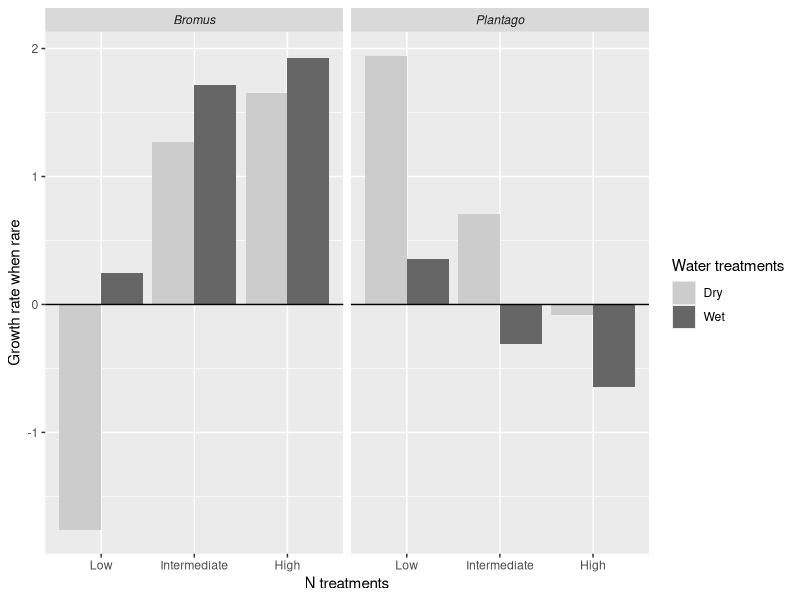

Write the R code that produced this figure. (Note: this script raises an error after producing the figure.)
library(tidyverse)
library(gridExtra)
dat <- read.csv("parameters.csv")

## Data manipulation
model.dat <- dat 
colnames(model.dat)[1] <- "species"
model.dat$species[which(model.dat$species == "Laya")] <- "Layia"
model.dat <- model.dat%>%
  pivot_longer(hi.water.hi.N:lo.water.lo.N, names_to ="treatment", values_to="values") %>%
  spread(param, values) 
colnames(model.dat)[2] <- "treatments"
model.dat[is.na(model.dat)] <- 0

## Set germination and survival fractions from the literature
ps <- .75 # lauren guess
pg <- .92 # gulmon
bs <- .013 # lauren guess
bg <- .98 # gulmon
fs <- .013
fg <- .83
ls <- .15
lg <- .32

###################################
####### Bromus and Plantago #######
###################################

### RUN THE MODELS FOR EACH SPECIES AT EQUILIBRIUM OR INVADING FOR A CONSISTENT CONDITION ###

### CREATE A FUNCTION THAT RUNS THE MODEL
# new growth function

growth = function(N, par.dat, t.num){
  for (i in 1:(t.num-1)){
    N$Nb[i+1] = bs*(1-bg)*N$Nb[i]  + bg*N$Nb[i]*(par.dat$Blambda[i]/(1 + par.dat$BaiP[i]*pg*N$Np[i] + par.dat$BaiB*bg*N$Nb[i]))
    
    N$Np[i+1] = ps*(1-pg)*N$Np[i] + pg*N$Np[i]*(par.dat$Plambda[i]/(1 + par.dat$PaiP[i]*pg*N$Np[i] + par.dat$PaiB[i]*bg*N$Nb[i]))
    
  }
  return(N)
}


### CREATE A FUNCTION THAT CALCULATES POPULATION CHANGE OVER TIME AND GRWR ####

grwr = function(par.dat, t.num) {
  N1 = as.data.frame(matrix(NA, nrow=t.num, ncol=2))
  colnames(N1) = c("Nb", "Np")
  N1[1,] = c(1,0)
  Bequil <- growth(N1, par.dat, t.num)
  
  N2 = as.data.frame(matrix(NA, nrow=t.num, ncol=2))
  colnames(N2) = c("Nb", "Np")
  N2[1,] = c(0,1)
  Pequil <- growth(N2, par.dat, t.num)
  
  N3 = as.data.frame(matrix(NA, nrow=t.num, ncol=2))
  colnames(N3) = c("Nb", "Np")
  N3[1,] = c(Bequil[t.num, 1],1)
  Pinvade <- growth(N3, par.dat, t.num)
  Pgrwr <- Pinvade[2,2]/Pinvade[1,2]
  Bgrwc <- Pinvade[2,1]/Pinvade[1,1]
  Pinvade$invader <- "Plantago"
  Pinvade$grwr <- Pgrwr
  Pinvade$time <- as.numeric(row.names(Pinvade))
  Pinvade$Cgrwc <- Bgrwc
  
  N4 = as.data.frame(matrix(NA, nrow=t.num, ncol=2))
  colnames(N4) = c("Nb", "Np")
  N4[1,] = c(1, Pequil[t.num, 2])
  Binvade <- growth(N4, par.dat, t.num)
  
  Bgrwr <- Binvade[2,1]/Binvade[1,1]
  Pgrwc <- Binvade[2,2]/Binvade[1,2]
  
  Binvade$invader <- "Bromus"
  Binvade$grwr <- Bgrwr
  Binvade$time <- as.numeric(row.names(Binvade))
  Binvade$Cgrwc <- Pgrwc
  
  
  out <- rbind(Binvade, Pinvade) 
  
  return(out)
}  


### CREATE A FUNCTION THAT SETS CONSISTENT PARAMETERS ACROSS TIMESTEPS ####
consistent.par <- function(model.dat, j.num, t.num){
  par = as.data.frame(matrix(NA, nrow=t, ncol=6))
  colnames(par) = c("Blambda", "BaiP", "BaiB", "Plambda", "PaiP", "PaiB")
  trtselect = rep(j.num, t.num)
  
  for (i in 1:(t.num)){
    myparams <- subset(model.dat, treatments == treatments[trtselect[i]])
    par$Blambda[i] <- as.numeric(subset(myparams, species == "Bromus")[7])
    par$BaiP[i] <- as.numeric(subset(myparams, species == "Bromus")[6])
    par$BaiB[i] <- as.numeric(subset(myparams, species == "Bromus")[3])
    par$Plambda[i] <- as.numeric(subset(myparams, species == "Plantago")[7])
    par$PaiP[i] <- as.numeric(subset(myparams, species == "Plantago")[6])
    par$PaiB[i] <- as.numeric(subset(myparams, species == "Plantago")[3])
  }
  return(par)
}


### Run the model for the consistent environment ###
t = 100

hi_hi <- consistent.par(model.dat, 1, t)
hi_int <- consistent.par(model.dat, 2, t)
hi_lo <- consistent.par(model.dat, 3, t)
lo_hi <- consistent.par(model.dat, 4, t)
lo_int <- consistent.par(model.dat, 5, t)
lo_lo <- consistent.par(model.dat, 6, t)

hi_hi_grwr <- grwr(hi_hi, t) %>%
  mutate(treatment = "hi.water.hi.N")
hi_int_grwr <- grwr(hi_int, t) %>%
  mutate(treatment = "hi.water.int.N")
hi_lo_grwr <- grwr(hi_lo, t) %>%
  mutate(treatment = "hi.water.lo.N")

lo_hi_grwr <- grwr(lo_hi, t) %>%
  mutate(treatment = "lo.water.hi.N")
lo_int_grwr <- grwr(lo_int, t) %>%
  mutate(treatment = "lo.water.int.N")
lo_lo_grwr <- grwr(lo_lo, t) %>%
  mutate(treatment = "lo.water.lo.N")

consistent.out <- rbind(hi_hi_grwr, hi_int_grwr, hi_lo_grwr, lo_hi_grwr, lo_int_grwr, lo_lo_grwr) %>%
  mutate(treatment = as.factor(treatment))

consistent.grwr.out <- consistent.out %>%
  dplyr::select(invader, grwr, treatment, Cgrwc) %>%
  unique()  %>%
  mutate(grwrChesson = log(grwr)-log(Cgrwc)) %>%
  separate(treatment, c("water", "delete", "N", "delete2"))

## GRWR graph
consistent.grwr.out$N <- factor(consistent.grwr.out$N, levels = c("lo","int","hi"))
consistent.grwr.out$water <- factor(consistent.grwr.out$water, levels = c("lo","hi"))

ggplot(consistent.grwr.out, aes(x=N, y=grwrChesson, fill = water)) + 
  geom_bar(stat="identity", position = "dodge") + 
  facet_wrap(~invader) +
  ylab("Growth rate when rare") + xlab("N treatments") +
  scale_x_discrete(labels = c("Low","Intermediate","High")) +
  scale_fill_manual(name="Water treatments", labels = c("Dry","Wet"), 
                    values=c("grey80","grey40")) +
  theme(strip.text = element_text(face = "italic")) +
  geom_hline(yintercept = 0)

## Equilibrium graph
# Data manipulation
consistent.out <- rbind(hi_hi_grwr, hi_int_grwr, hi_lo_grwr, lo_hi_grwr, lo_int_grwr, lo_lo_grwr) %>%
  mutate(treatment = as.factor(treatment)) %>%
  separate(treatment, c("water", "delete", "N", "delete2")) %>%
  select(-delete,-delete2) %>%
  pivot_longer(c("Nb","Np"),names_to="species",values_to = "abundance")

consistent.out$N <- factor(consistent.out$N, levels = c("lo","int","hi"))
consistent.out$water <- factor(consistent.out$water, levels = c("lo","hi"))
consistent.out$invader <- factor(consistent.out$invader, levels = c("Bromus","Plantago"))
consistent.out$species <- factor(consistent.out$species, levels = c("Np","Nb"))
cond.labs <- c("*Plantago* starting condition","*Bromus* starting condition")
names(cond.labs) <- c("Bromus","Plantago")
N.labs<- c("Low N","Intermediate N","High N")
names(N.labs) <- c("lo","int","hi")

# Graph
ggplot(consistent.out,aes(time,abundance,group=interaction(species,water))) + 
  geom_line(aes(color=water,linetype=species),size=1) + 
  facet_grid(invader~N,labeller = labeller(invader = cond.labs,N=N.labs)) +
  scale_linetype_discrete(name = "Species", labels = c("*Plantago*","*Bromus*")) +
  scale_color_manual(name = "Water treatments",labels=c("Dry","Wet"),
                       values=c("grey80","grey40")) +
  xlab("Year") + ylab(expression(Count~(individuals~per~100~cm^{"2"}))) +
  theme(legend.text = element_markdown(),strip.text.y = element_markdown()) 

###################################
####### Bromus and Festuca ########
###################################

### RUN THE MODELS FOR EACH SPECIES AT EQUILIBRIUM OR INVADING FOR A CONSISTENT CONDITION ###

### CREATE A FUNCTION THAT RUNS THE MODEL
# new growth function

growth = function(N, par.dat, t.num){
  for (i in 1:(t.num-1)){
    N$Nb[i+1] = bs*(1-bg)*N$Nb[i]  + bg*N$Nb[i]*(par.dat$Blambda[i]/(1 + par.dat$BaiF[i]*fg*N$Nf[i] + par.dat$BaiB*bg*N$Nb[i]))
    
    N$Nf[i+1] = fs*(1-fg)*N$Nf[i] + fg*N$Nf[i]*(par.dat$Flambda[i]/(1 + par.dat$FaiF[i]*fg*N$Nf[i] + par.dat$FaiB[i]*bg*N$Nb[i]))
    
  }
  return(N)
}


### CREATE A FUNCTION THAT CALCULATES POPULATION CHANGE OVER TIME AND GRWR ####

grwr = function(par.dat, t.num) {
  N1 = as.data.frame(matrix(NA, nrow=t.num, ncol=2))
  colnames(N1) = c("Nb", "Nf")
  N1[1,] = c(1,0)
  Bequil <- growth(N1, par.dat, t.num)
  
  N2 = as.data.frame(matrix(NA, nrow=t.num, ncol=2))
  colnames(N2) = c("Nb", "Nf")
  N2[1,] = c(0,1)
  Fequil <- growth(N2, par.dat, t.num)
  
  N3 = as.data.frame(matrix(NA, nrow=t.num, ncol=2))
  colnames(N3) = c("Nb", "Nf")
  N3[1,] = c(Bequil[t.num, 1],1)
  Finvade <- growth(N3, par.dat, t.num)
  Fgrwr <- Finvade[2,2]/Finvade[1,2]
  Bgrwc <- Finvade[2,1]/Finvade[1,1]
  Finvade$invader <- "Festuca"
  Finvade$grwr <- Fgrwr
  Finvade$time <- as.numeric(row.names(Finvade))
  Finvade$Cgrwc <- Bgrwc
  
  N4 = as.data.frame(matrix(NA, nrow=t.num, ncol=2))
  colnames(N4) = c("Nb", "Nf")
  N4[1,] = c(1, Fequil[t.num, 2])
  Binvade <- growth(N4, par.dat, t.num)
  
  Bgrwr <- Binvade[2,1]/Binvade[1,1]
  Fgrwc <- Binvade[2,2]/Binvade[1,2]
  
  Binvade$invader <- "Bromus"
  Binvade$grwr <- Bgrwr
  Binvade$time <- as.numeric(row.names(Binvade))
  Binvade$Cgrwc <- Fgrwc
  
  
  out <- rbind(Binvade, Finvade) 
  
  return(out)
}  


### CREATE A FUNCTION THAT SETS CONSISTENT PARAMETERS ACROSS TIMESTEPS ####
consistent.par <- function(model.dat, j.num, t.num){
  par = as.data.frame(matrix(NA, nrow=t, ncol=6))
  colnames(par) = c("Blambda", "BaiP", "BaiB", "Flambda", "FaiF", "FaiB")
  trtselect = rep(j.num, t.num)
  
  for (i in 1:(t.num)){
    myparams <- subset(model.dat, treatments == treatments[trtselect[i]])
    par$Blambda[i] <- as.numeric(subset(myparams, species == "Bromus")[7])
    par$BaiF[i] <- as.numeric(subset(myparams, species == "Bromus")[4])
    par$BaiB[i] <- as.numeric(subset(myparams, species == "Bromus")[3])
    par$Flambda[i] <- as.numeric(subset(myparams, species == "Festuca")[7])
    par$FaiF[i] <- as.numeric(subset(myparams, species == "Festuca")[4])
    par$FaiB[i] <- as.numeric(subset(myparams, species == "Festuca")[3])
  }
  return(par)
}


### Run the model for the consistent environment ###
t = 100

hi_hi <- consistent.par(model.dat, 1, t)
hi_int <- consistent.par(model.dat, 2, t)
hi_lo <- consistent.par(model.dat, 3, t)
lo_hi <- consistent.par(model.dat, 4, t)
lo_int <- consistent.par(model.dat, 5, t)
lo_lo <- consistent.par(model.dat, 6, t)

hi_hi_grwr <- grwr(hi_hi, t) %>%
  mutate(treatment = "hi.water.hi.N")
hi_int_grwr <- grwr(hi_int, t) %>%
  mutate(treatment = "hi.water.int.N")
hi_lo_grwr <- grwr(hi_lo, t) %>%
  mutate(treatment = "hi.water.lo.N")

lo_hi_grwr <- grwr(lo_hi, t) %>%
  mutate(treatment = "lo.water.hi.N")
lo_int_grwr <- grwr(lo_int, t) %>%
  mutate(treatment = "lo.water.int.N")
lo_lo_grwr <- grwr(lo_lo, t) %>%
  mutate(treatment = "lo.water.lo.N")

consistent.out <- rbind(hi_hi_grwr, hi_int_grwr, hi_lo_grwr, lo_hi_grwr, lo_int_grwr, lo_lo_grwr) %>%
  mutate(treatment = as.factor(treatment))


consistent.grwr.out <- consistent.out %>%
  dplyr::select(invader, grwr, treatment, Cgrwc) %>%
  unique()  %>%
  mutate(grwrChesson = log(grwr)-log(Cgrwc)) %>%
  separate(treatment, c("water", "delete", "N", "delete2"))

## GRWR graph
consistent.grwr.out$N <- factor(consistent.grwr.out$N, levels = c("lo","int","hi"))
consistent.grwr.out$water <- factor(consistent.grwr.out$water, levels = c("lo","hi"))

ggplot(consistent.grwr.out, aes(x=N, y=grwrChesson, fill = water)) + 
  geom_bar(stat="identity", position = "dodge") + 
  facet_wrap(~invader) +
  ylab("Growth rate when rare") + xlab("N treatments") +
  scale_x_discrete(labels = c("Low","Intermediate","High")) +
  scale_fill_manual(name="Water treatments", labels = c("Dry","Wet"), 
                    values=c("grey80","grey40")) +
  theme(strip.text = element_text(face = "italic")) +
  geom_hline(yintercept = 0)

## Equilibrium graph
# Data manipulation
consistent.out <- rbind(hi_hi_grwr, hi_int_grwr, hi_lo_grwr, lo_hi_grwr, lo_int_grwr, lo_lo_grwr) %>%
  mutate(treatment = as.factor(treatment)) %>%
  separate(treatment, c("water", "delete", "N", "delete2")) %>%
  select(-delete,-delete2) %>%
  pivot_longer(c("Nf","Nb"),names_to="species",values_to = "abundance")

consistent.out$N <- factor(consistent.out$N, levels = c("lo","int","hi"))
consistent.out$water <- factor(consistent.out$water, levels = c("lo","hi"))
consistent.out$invader <- factor(consistent.out$invader, levels = c("Bromus","Festuca"))
consistent.out$species <- factor(consistent.out$species, levels = c("Nf","Nb"))
cond.labs <- c("*Festuca* starting condition","*Bromus* starting condition")
names(cond.labs) <- c("Bromus","Festuca")
N.labs<- c("Low N","Intermediate N","High N")
names(N.labs) <- c("lo","int","hi")

# Graph
ggplot(consistent.out,aes(time,abundance,group=interaction(species,water))) + 
  geom_line(aes(color=water,linetype=species),size=1) + 
  facet_grid(invader~N,labeller = labeller(invader = cond.labs,N=N.labs)) +
  scale_linetype_discrete(name = "Species", labels = c("*Festuca*","*Bromus*")) +
  scale_color_manual(name = "Water treatments",labels=c("Dry","Wet"),
                     values=c("grey80","grey40")) +
  xlab("Year") + ylab(expression(Count~(individuals~per~100~cm^{"2"}))) +
  theme(legend.text = element_markdown(),strip.text.y = element_markdown())


###################################
####### Bromus and Layia ##########
###################################

### RUN THE MODELS FOR EACH SPECIES AT EQUILIBRIUM OR INVADING FOR A CONSISTENT CONDITION ###

### CREATE A FUNCTION THAT RUNS THE MODEL
# new growth function

growth = function(N, par.dat, t.num){
  for (i in 1:(t.num-1)){
    N$Nb[i+1] = bs*(1-bg)*N$Nb[i]  + bg*N$Nb[i]*(par.dat$Blambda[i]/(1 + par.dat$BaiL[i]*lg*N$Nl[i] + par.dat$BaiB*bg*N$Nb[i]))
    
    N$Nl[i+1] = ls*(1-lg)*N$Nl[i] + lg*N$Nl[i]*(par.dat$Llambda[i]/(1 + par.dat$LaiL[i]*lg*N$Nl[i] + par.dat$LaiB[i]*bg*N$Nb[i]))
    
  }
  return(N)
}


### CREATE A FUNCTION THAT CALCULATES POPULATION CHANGE OVER TIME AND GRWR ####

grwr = function(par.dat, t.num) {
  N1 = as.data.frame(matrix(NA, nrow=t.num, ncol=2))
  colnames(N1) = c("Nb", "Nl")
  N1[1,] = c(1,0)
  Bequil <- growth(N1, par.dat, t.num)
  
  N2 = as.data.frame(matrix(NA, nrow=t.num, ncol=2))
  colnames(N2) = c("Nb", "Nl")
  N2[1,] = c(0,1)
  Lequil <- growth(N2, par.dat, t.num)
  
  N3 = as.data.frame(matrix(NA, nrow=t.num, ncol=2))
  colnames(N3) = c("Nb", "Nl")
  N3[1,] = c(Bequil[t.num, 1],1)
  Linvade <- growth(N3, par.dat, t.num)
  Lgrwr <- Linvade[2,2]/Linvade[1,2]
  Bgrwc <- Linvade[2,1]/Linvade[1,1]
  Linvade$invader <- "Layia"
  Linvade$grwr <- Lgrwr
  Linvade$time <- as.numeric(row.names(Linvade))
  Linvade$Cgrwc <- Bgrwc
  
  N4 = as.data.frame(matrix(NA, nrow=t.num, ncol=2))
  colnames(N4) = c("Nb", "Nl")
  N4[1,] = c(1, Lequil[t.num, 2])
  Binvade <- growth(N4, par.dat, t.num)
  
  Bgrwr <- Binvade[2,1]/Binvade[1,1]
  Lgrwc <- Binvade[2,2]/Binvade[1,2]
  
  Binvade$invader <- "Bromus"
  Binvade$grwr <- Bgrwr
  Binvade$time <- as.numeric(row.names(Binvade))
  Binvade$Cgrwc <- Lgrwc
  
  
  out <- rbind(Binvade, Linvade) 
  
  return(out)
}  


### CREATE A FUNCTION THAT SETS CONSISTENT PARAMETERS ACROSS TIMESTEPS ####
consistent.par <- function(model.dat, j.num, t.num){
  par = as.data.frame(matrix(NA, nrow=t, ncol=6))
  colnames(par) = c("Blambda", "BaiL", "BaiB", "Llambda", "LaiL", "LaiB")
  trtselect = rep(j.num, t.num)
  
  for (i in 1:(t.num)){
    myparams <- subset(model.dat, treatments == treatments[trtselect[i]])
    par$Blambda[i] <- as.numeric(subset(myparams, species == "Bromus")[7])
    par$BaiL[i] <- as.numeric(subset(myparams, species == "Bromus")[5])
    par$BaiB[i] <- as.numeric(subset(myparams, species == "Bromus")[3])
    par$Llambda[i] <- as.numeric(subset(myparams, species == "Layia")[7])
    par$LaiL[i] <- as.numeric(subset(myparams, species == "Layia")[5])
    par$LaiB[i] <- as.numeric(subset(myparams, species == "Layia")[3])
  }
  return(par)
}


### Run the model for the consistent environment ###
t = 100

hi_hi <- consistent.par(model.dat, 1, t)
hi_int <- consistent.par(model.dat, 2, t)
hi_lo <- consistent.par(model.dat, 3, t)
lo_hi <- consistent.par(model.dat, 4, t)
lo_int <- consistent.par(model.dat, 5, t)
lo_lo <- consistent.par(model.dat, 6, t)

hi_hi_grwr <- grwr(hi_hi, t) %>%
  mutate(treatment = "hi.water.hi.N")
hi_int_grwr <- grwr(hi_int, t) %>%
  mutate(treatment = "hi.water.int.N")
hi_lo_grwr <- grwr(hi_lo, t) %>%
  mutate(treatment = "hi.water.lo.N")

lo_hi_grwr <- grwr(lo_hi, t) %>%
  mutate(treatment = "lo.water.hi.N")
lo_int_grwr <- grwr(lo_int, t) %>%
  mutate(treatment = "lo.water.int.N")
lo_lo_grwr <- grwr(lo_lo, t) %>%
  mutate(treatment = "lo.water.lo.N")

consistent.out <- rbind(hi_hi_grwr, hi_int_grwr, hi_lo_grwr, lo_hi_grwr, lo_int_grwr, lo_lo_grwr) %>%
  mutate(treatment = as.factor(treatment))


consistent.grwr.out <- consistent.out %>%
  dplyr::select(invader, grwr, treatment, Cgrwc) %>%
  unique()  %>%
  mutate(grwrChesson = log(grwr)-log(Cgrwc)) %>%
  separate(treatment, c("water", "delete", "N", "delete2"))


## GRWR graph
consistent.grwr.out$N <- factor(consistent.grwr.out$N, levels = c("lo","int","hi"))
consistent.grwr.out$water <- factor(consistent.grwr.out$water, levels = c("lo","hi"))

ggplot(consistent.grwr.out, aes(x=N, y=grwrChesson, fill = water)) + 
  geom_bar(stat="identity", position = "dodge") + 
  facet_wrap(~invader) +
  ylab("Growth rate when rare") + xlab("N treatments") +
  scale_x_discrete(labels = c("Low","Intermediate","High")) +
  scale_fill_manual(name="Water treatments", labels = c("Dry","Wet"), 
                    values=c("grey80","grey40")) +
  theme(strip.text = element_text(face = "italic")) +
  geom_hline(yintercept = 0)

## Equilibrium graph
# Data manipulation
consistent.out <- rbind(hi_hi_grwr, hi_int_grwr, hi_lo_grwr, lo_hi_grwr, lo_int_grwr, lo_lo_grwr) %>%
  mutate(treatment = as.factor(treatment)) %>%
  separate(treatment, c("water", "delete", "N", "delete2")) %>%
  select(-delete,-delete2) %>%
  pivot_longer(c("Nb","Nl"),names_to="species",values_to = "abundance")

consistent.out$N <- factor(consistent.out$N, levels = c("lo","int","hi"))
consistent.out$water <- factor(consistent.out$water, levels = c("lo","hi"))
consistent.out$invader <- factor(consistent.out$invader, levels = c("Bromus","Layia"))
consistent.out$species <- factor(consistent.out$species, levels = c("Nl","Nb"))
cond.labs <- c("*Layia* starting condition","*Bromus* starting condition")
names(cond.labs) <- c("Bromus","Layia")
N.labs<- c("Low N","Intermediate N","High N")
names(N.labs) <- c("lo","int","hi")

# Graph
ggplot(consistent.out,aes(time,abundance,group=interaction(species,water))) + 
  geom_line(aes(color=water,linetype=species),size=1) + 
  facet_grid(invader~N,labeller = labeller(invader = cond.labs,N=N.labs)) +
  scale_linetype_discrete(name = "Species", labels = c("*Layia*","*Bromus*")) +
  scale_color_manual(name = "Water treatments",labels=c("Dry","Wet"),
                     values=c("grey80","grey40")) +
  xlab("Year") + ylab(expression(Count~(individuals~per~100~cm^{"2"}))) +
  theme(legend.text = element_markdown(),strip.text.y = element_markdown())



###################################
####### Festuca and Plantago ######
###################################

### RUN THE MODELS FOR EACH SPECIES AT EQUILIBRIUM OR INVADING FOR A CONSISTENT CONDITION ###

### CREATE A FUNCTION THAT RUNS THE MODEL
# new growth function

growth = function(N, par.dat, t.num){
  for (i in 1:(t.num-1)){
    N$Nf[i+1] = fs*(1-fg)*N$Nf[i] + fg*N$Nf[i]*(par.dat$Flambda[i]/(1 + par.dat$FaiF[i]*fg*N$Nf[i] + par.dat$FaiP[i]*pg*N$Np[i]))
    
    N$Np[i+1] = ps*(1-pg)*N$Np[i] + pg*N$Np[i]*(par.dat$Plambda[i]/(1 + par.dat$PaiP[i]*pg*N$Np[i] + par.dat$PaiF[i]*fg*N$Nf[i]))
    
  }
  return(N)
}


### CREATE A FUNCTION THAT CALCULATES POPULATION CHANGE OVER TIME AND GRWR ####

grwr = function(par.dat, t.num) {
  N1 = as.data.frame(matrix(NA, nrow=t.num, ncol=2))
  colnames(N1) = c("Nf", "Np")
  N1[1,] = c(1,0)
  Fequil <- growth(N1, par.dat, t.num)
  
  N2 = as.data.frame(matrix(NA, nrow=t.num, ncol=2))
  colnames(N2) = c("Nf", "Np")
  N2[1,] = c(0,1)
  Pequil <- growth(N2, par.dat, t.num)
  
  N3 = as.data.frame(matrix(NA, nrow=t.num, ncol=2))
  colnames(N3) = c("Nf", "Np")
  N3[1,] = c(Fequil[t.num, 1],1)
  Pinvade <- growth(N3, par.dat, t.num)
  Pgrwr <- Pinvade[2,2]/Pinvade[1,2]
  Fgrwc <- Pinvade[2,1]/Pinvade[1,1]
  Pinvade$invader <- "Plantago"
  Pinvade$grwr <- Pgrwr
  Pinvade$time <- as.numeric(row.names(Pinvade))
  Pinvade$Cgrwc <- Fgrwc
  
  N4 = as.data.frame(matrix(NA, nrow=t.num, ncol=2))
  colnames(N4) = c("Nf", "Np")
  N4[1,] = c(1, Pequil[t.num, 2])
  Finvade <- growth(N4, par.dat, t.num)
  
  Fgrwr <- Finvade[2,1]/Finvade[1,1]
  Pgrwc <- Finvade[2,2]/Finvade[1,2]
  
  Finvade$invader <- "Festuca"
  Finvade$grwr <- Fgrwr
  Finvade$time <- as.numeric(row.names(Finvade))
  Finvade$Cgrwc <- Pgrwc
  
  
  out <- rbind(Finvade, Pinvade) 
  
  return(out)
}  


### CREATE A FUNCTION THAT SETS CONSISTENT PARAMETERS ACROSS TIMESTEPS ####
consistent.par <- function(model.dat, j.num, t.num){
  par = as.data.frame(matrix(NA, nrow=t, ncol=6))
  colnames(par) = c("Flambda", "FaiP", "FaiF", "Plambda", "PaiP", "PaiF")
  trtselect = rep(j.num, t.num)
  
  for (i in 1:(t.num)){
    myparams <- subset(model.dat, treatments == treatments[trtselect[i]])
    par$Flambda[i] <- as.numeric(subset(myparams, species == "Festuca")[7])
    par$FaiP[i] <- as.numeric(subset(myparams, species == "Festuca")[6])
    par$FaiF[i] <- as.numeric(subset(myparams, species == "Festuca")[4])
    par$Plambda[i] <- as.numeric(subset(myparams, species == "Plantago")[7])
    par$PaiP[i] <- as.numeric(subset(myparams, species == "Plantago")[6])
    par$PaiF[i] <- as.numeric(subset(myparams, species == "Plantago")[4])
  }
  return(par)
}


### Run the model for the consistent environment ###
t = 100

hi_hi <- consistent.par(model.dat, 1, t)
hi_int <- consistent.par(model.dat, 2, t)
hi_lo <- consistent.par(model.dat, 3, t)
lo_hi <- consistent.par(model.dat, 4, t)
lo_int <- consistent.par(model.dat, 5, t)
lo_lo <- consistent.par(model.dat, 6, t)

hi_hi_grwr <- grwr(hi_hi, t) %>%
  mutate(treatment = "hi.water.hi.N")
hi_int_grwr <- grwr(hi_int, t) %>%
  mutate(treatment = "hi.water.int.N")
hi_lo_grwr <- grwr(hi_lo, t) %>%
  mutate(treatment = "hi.water.lo.N")

lo_hi_grwr <- grwr(lo_hi, t) %>%
  mutate(treatment = "lo.water.hi.N")
lo_int_grwr <- grwr(lo_int, t) %>%
  mutate(treatment = "lo.water.int.N")
lo_lo_grwr <- grwr(lo_lo, t) %>%
  mutate(treatment = "lo.water.lo.N")

consistent.out <- rbind(hi_hi_grwr, hi_int_grwr, hi_lo_grwr, lo_hi_grwr, lo_int_grwr, lo_lo_grwr) %>%
  mutate(treatment = as.factor(treatment))


consistent.grwr.out <- consistent.out %>%
  dplyr::select(invader, grwr, treatment, Cgrwc) %>%
  unique()  %>%
  mutate(grwrChesson = log(grwr)-log(Cgrwc)) %>%
  separate(treatment, c("water", "delete", "N", "delete2"))


## GRWR graph
consistent.grwr.out$N <- factor(consistent.grwr.out$N, levels = c("lo","int","hi"))
consistent.grwr.out$water <- factor(consistent.grwr.out$water, levels = c("lo","hi"))


ggplot(consistent.grwr.out, aes(x=N, y=grwrChesson, fill = water)) + 
  geom_bar(stat="identity", position = "dodge") + 
  facet_wrap(~invader) +
  ylab("Growth rate when rare") + xlab("N treatments") +
  scale_x_discrete(labels = c("Low","Intermediate","High")) +
  scale_fill_manual(name="Water treatments", labels = c("Dry","Wet"), 
                    values=c("grey80","grey40")) +
  theme(strip.text = element_text(face = "italic")) +
  geom_hline(yintercept = 0)

## Equilibrium graph
# Data manipulation
consistent.out <- rbind(hi_hi_grwr, hi_int_grwr, hi_lo_grwr, lo_hi_grwr, lo_int_grwr, lo_lo_grwr) %>%
  mutate(treatment = as.factor(treatment)) %>%
  separate(treatment, c("water", "delete", "N", "delete2")) %>%
  select(-delete,-delete2) %>%
  pivot_longer(c("Nf","Np"),names_to="species",values_to = "abundance")

consistent.out$N <- factor(consistent.out$N, levels = c("lo","int","hi"))
consistent.out$water <- factor(consistent.out$water, levels = c("lo","hi"))
consistent.out$invader <- factor(consistent.out$invader, levels = c("Festuca","Plantago"))
consistent.out$species <- factor(consistent.out$species, levels = c("Np","Nf"))
cond.labs <- c("*Plantago* starting condition","*Festuca* starting condition")
names(cond.labs) <- c("Festuca","Plantago")
N.labs<- c("Low N","Intermediate N","High N")
names(N.labs) <- c("lo","int","hi")

# Graph
ggplot(consistent.out,aes(time,abundance,group=interaction(species,water))) + 
  geom_line(aes(color=water,linetype=species),size=1) + 
  facet_grid(invader~N,labeller = labeller(invader = cond.labs,N=N.labs)) +
  scale_linetype_discrete(name = "Species", labels = c("*Plantago*","*Festuca*")) +
  scale_color_manual(name = "Water treatments",labels=c("Dry","Wet"),
                     values=c("grey80","grey40")) +
  xlab("Year") + ylab(expression(Count~(individuals~per~100~cm^{"2"}))) +
  theme(legend.text = element_markdown(),strip.text.y = element_markdown())



###################################
####### Layia and Plantago ######
###################################

### RUN THE MODELS FOR EACH SPECIES AT EQUILIBRIUM OR INVADING FOR A CONSISTENT CONDITION ###

### CREATE A FUNCTION THAT RUNS THE MODEL
# new growth function

growth = function(N, par.dat, t.num){
  for (i in 1:(t.num-1)){
    N$Nl[i+1] = ls*(1-lg)*N$Nl[i] + lg*N$Nl[i]*(par.dat$Llambda[i]/(1 + par.dat$LaiL[i]*lg*N$Nl[i] + par.dat$LaiP[i]*pg*N$Np[i]))
    
    N$Np[i+1] = ps*(1-pg)*N$Np[i] + pg*N$Np[i]*(par.dat$Plambda[i]/(1 + par.dat$PaiP[i]*pg*N$Np[i] + par.dat$PaiL[i]*lg*N$Nl[i]))
    
  }
  return(N)
}


### CREATE A FUNCTION THAT CALCULATES POPULATION CHANGE OVER TIME AND GRWR ####

grwr = function(par.dat, t.num) {
  N1 = as.data.frame(matrix(NA, nrow=t.num, ncol=2))
  colnames(N1) = c("Nl", "Np")
  N1[1,] = c(1,0)
  Lequil <- growth(N1, par.dat, t.num)
  
  N2 = as.data.frame(matrix(NA, nrow=t.num, ncol=2))
  colnames(N2) = c("Nl", "Np")
  N2[1,] = c(0,1)
  Pequil <- growth(N2, par.dat, t.num)
  
  N3 = as.data.frame(matrix(NA, nrow=t.num, ncol=2))
  colnames(N3) = c("Nl", "Np")
  N3[1,] = c(Lequil[t.num, 1],1)
  Pinvade <- growth(N3, par.dat, t.num)
  Pgrwr <- Pinvade[2,2]/Pinvade[1,2]
  Lgrwc <- Pinvade[2,1]/Pinvade[1,1]
  Pinvade$invader <- "Plantago"
  Pinvade$grwr <- Pgrwr
  Pinvade$time <- as.numeric(row.names(Pinvade))
  Pinvade$Cgrwc <- Lgrwc
  
  N4 = as.data.frame(matrix(NA, nrow=t.num, ncol=2))
  colnames(N4) = c("Nl", "Np")
  N4[1,] = c(1, Pequil[t.num, 2])
  Linvade <- growth(N4, par.dat, t.num)
  
  Lgrwr <- Linvade[2,1]/Linvade[1,1]
  Pgrwc <- Linvade[2,2]/Linvade[1,2]
  
  Linvade$invader <- "Layia"
  Linvade$grwr <- Lgrwr
  Linvade$time <- as.numeric(row.names(Linvade))
  Linvade$Cgrwc <- Pgrwc
  
  
  out <- rbind(Linvade, Pinvade) 
  
  return(out)
}  


### CREATE A FUNCTION THAT SETS CONSISTENT PARAMETERS ACROSS TIMESTEPS ####
consistent.par <- function(model.dat, j.num, t.num){
  par = as.data.frame(matrix(NA, nrow=t, ncol=6))
  colnames(par) = c("Llambda", "LaiP", "LaiL", "Plambda", "PaiP", "PaiL")
  trtselect = rep(j.num, t.num)
  
  for (i in 1:(t.num)){
    myparams <- subset(model.dat, treatments == treatments[trtselect[i]])
    par$Llambda[i] <- as.numeric(subset(myparams, species == "Layia")[7])
    par$LaiP[i] <- as.numeric(subset(myparams, species == "Layia")[6])
    par$LaiL[i] <- as.numeric(subset(myparams, species == "Layia")[5])
    par$Plambda[i] <- as.numeric(subset(myparams, species == "Plantago")[7])
    par$PaiP[i] <- as.numeric(subset(myparams, species == "Plantago")[6])
    par$PaiL[i] <- as.numeric(subset(myparams, species == "Plantago")[5])
  }
  return(par)
}


### Run the model for the consistent environment ###
t = 100

hi_hi <- consistent.par(model.dat, 1, t)
hi_int <- consistent.par(model.dat, 2, t)
hi_lo <- consistent.par(model.dat, 3, t)
lo_hi <- consistent.par(model.dat, 4, t)
lo_int <- consistent.par(model.dat, 5, t)
lo_lo <- consistent.par(model.dat, 6, t)

hi_hi_grwr <- grwr(hi_hi, t) %>%
  mutate(treatment = "hi.water.hi.N")
hi_int_grwr <- grwr(hi_int, t) %>%
  mutate(treatment = "hi.water.int.N")
hi_lo_grwr <- grwr(hi_lo, t) %>%
  mutate(treatment = "hi.water.lo.N")

lo_hi_grwr <- grwr(lo_hi, t) %>%
  mutate(treatment = "lo.water.hi.N")
lo_int_grwr <- grwr(lo_int, t) %>%
  mutate(treatment = "lo.water.int.N")
lo_lo_grwr <- grwr(lo_lo, t) %>%
  mutate(treatment = "lo.water.lo.N")

consistent.out <- rbind(hi_hi_grwr, hi_int_grwr, hi_lo_grwr, lo_hi_grwr, lo_int_grwr, lo_lo_grwr) %>%
  mutate(treatment = as.factor(treatment))


consistent.grwr.out <- consistent.out %>%
  dplyr::select(invader, grwr, treatment, Cgrwc) %>%
  unique()  %>%
  mutate(grwrChesson = log(grwr)-log(Cgrwc)) %>%
  separate(treatment, c("water", "delete", "N", "delete2"))

## GRWR graph
consistent.grwr.out$N <- factor(consistent.grwr.out$N, levels = c("lo","int","hi"))
consistent.grwr.out$water <- factor(consistent.grwr.out$water, levels = c("lo","hi"))

ggplot(consistent.grwr.out, aes(x=N, y=grwrChesson, fill = water)) + 
  geom_bar(stat="identity", position = "dodge") + 
  facet_wrap(~invader) +
  ylab("Growth rate when rare") + xlab("N treatments") +
  scale_x_discrete(labels = c("Low","Intermediate","High")) +
  scale_fill_manual(name="Water treatments", labels = c("Dry","Wet"), 
                    values=c("grey80","grey40")) +
  theme(strip.text = element_text(face = "italic")) +
  geom_hline(yintercept = 0)

## Equilibrium graph
# Data manipulation
consistent.out <- rbind(hi_hi_grwr, hi_int_grwr, hi_lo_grwr, lo_hi_grwr, lo_int_grwr, lo_lo_grwr) %>%
  mutate(treatment = as.factor(treatment)) %>%
  separate(treatment, c("water", "delete", "N", "delete2")) %>%
  select(-delete,-delete2) %>%
  pivot_longer(c("Nl","Np"),names_to="species",values_to = "abundance")

consistent.out$N <- factor(consistent.out$N, levels = c("lo","int","hi"))
consistent.out$water <- factor(consistent.out$water, levels = c("lo","hi"))
consistent.out$invader <- factor(consistent.out$invader, levels = c("Layia","Plantago"))
consistent.out$species <- factor(consistent.out$species, levels = c("Np","Nl"))
cond.labs <- c("*Plantago* starting condition","*Layia* starting condition")
names(cond.labs) <- c("Layia","Plantago")
N.labs<- c("Low N","Intermediate N","High N")
names(N.labs) <- c("lo","int","hi")

# Graph
ggplot(consistent.out,aes(time,abundance,group=interaction(species,water))) + 
  geom_line(aes(color=water,linetype=species),size=1) + 
  facet_grid(invader~N,labeller = labeller(invader = cond.labs,N=N.labs)) +
  scale_linetype_discrete(name = "Species", labels = c("*Plantago*","*Layia*")) +
  scale_color_manual(name = "Water treatments",labels=c("Dry","Wet"),
                     values=c("grey80","grey40")) +
  xlab("Year") + ylab(expression(Count~(individuals~per~100~cm^{"2"}))) +
  theme(legend.text = element_markdown(),strip.text.y = element_markdown())



###################################
####### Layia and Festuca ######
###################################

### RUN THE MODELS FOR EACH SPECIES AT EQUILIBRIUM OR INVADING FOR A CONSISTENT CONDITION ###

### CREATE A FUNCTION THAT RUNS THE MODEL
# new growth function

growth = function(N, par.dat, t.num){
  for (i in 1:(t.num-1)){
    N$Nl[i+1] = ls*(1-lg)*N$Nl[i] + lg*N$Nl[i]*(par.dat$Llambda[i]/(1 + par.dat$LaiL[i]*lg*N$Nl[i] + par.dat$LaiF[i]*fg*N$Nf[i]))
    
    N$Nf[i+1] = fs*(1-fg)*N$Nf[i] + fg*N$Nf[i]*(par.dat$Flambda[i]/(1 + par.dat$FaiF[i]*fg*N$Nf[i] + par.dat$FaiL[i]*lg*N$Nl[i]))
    
  }
  return(N)
}


### CREATE A FUNCTION THAT CALCULATES POPULATION CHANGE OVER TIME AND GRWR ####

grwr = function(par.dat, t.num) {
  N1 = as.data.frame(matrix(NA, nrow=t.num, ncol=2))
  colnames(N1) = c("Nl", "Nf")
  N1[1,] = c(1,0)
  Lequil <- growth(N1, par.dat, t.num)
  
  N2 = as.data.frame(matrix(NA, nrow=t.num, ncol=2))
  colnames(N2) = c("Nl", "Nf")
  N2[1,] = c(0,1)
  Fequil <- growth(N2, par.dat, t.num)
  
  N3 = as.data.frame(matrix(NA, nrow=t.num, ncol=2))
  colnames(N3) = c("Nl", "Nf")
  N3[1,] = c(Lequil[t.num, 1],1)
  Finvade <- growth(N3, par.dat, t.num)
  Fgrwr <- Finvade[2,2]/Finvade[1,2]
  Lgrwc <- Finvade[2,1]/Finvade[1,1]
  Finvade$invader <- "Festuca"
  Finvade$grwr <- Fgrwr
  Finvade$time <- as.numeric(row.names(Finvade))
  Finvade$Cgrwc <- Lgrwc
  
  N4 = as.data.frame(matrix(NA, nrow=t.num, ncol=2))
  colnames(N4) = c("Nl", "Nf")
  N4[1,] = c(1, Fequil[t.num, 2])
  Linvade <- growth(N4, par.dat, t.num)
  
  Lgrwr <- Linvade[2,1]/Linvade[1,1]
  Fgrwc <- Linvade[2,2]/Linvade[1,2]
  
  Linvade$invader <- "Layia"
  Linvade$grwr <- Lgrwr
  Linvade$time <- as.numeric(row.names(Linvade))
  Linvade$Cgrwc <- Fgrwc
  
  
  out <- rbind(Linvade, Finvade) 
  
  return(out)
}  


### CREATE A FUNCTION THAT SETS CONSISTENT PARAMETERS ACROSS TIMESTEPS ####
consistent.par <- function(model.dat, j.num, t.num){
  par = as.data.frame(matrix(NA, nrow=t, ncol=6))
  colnames(par) = c("Llambda", "LaiP", "LaiL", "Flambda", "FaiF", "FaiL")
  trtselect = rep(j.num, t.num)
  
  for (i in 1:(t.num)){
    myparams <- subset(model.dat, treatments == treatments[trtselect[i]])
    par$Llambda[i] <- as.numeric(subset(myparams, species == "Layia")[7])
    par$LaiF[i] <- as.numeric(subset(myparams, species == "Layia")[4])
    par$LaiL[i] <- as.numeric(subset(myparams, species == "Layia")[5])
    par$Flambda[i] <- as.numeric(subset(myparams, species == "Festuca")[7])
    par$FaiF[i] <- as.numeric(subset(myparams, species == "Festuca")[4])
    par$FaiL[i] <- as.numeric(subset(myparams, species == "Festuca")[5])
  }
  return(par)
}


### Run the model for the consistent environment ###
t = 100

hi_hi <- consistent.par(model.dat, 1, t)
hi_int <- consistent.par(model.dat, 2, t)
hi_lo <- consistent.par(model.dat, 3, t)
lo_hi <- consistent.par(model.dat, 4, t)
lo_int <- consistent.par(model.dat, 5, t)
lo_lo <- consistent.par(model.dat, 6, t)

hi_hi_grwr <- grwr(hi_hi, t) %>%
  mutate(treatment = "hi.water.hi.N")
hi_int_grwr <- grwr(hi_int, t) %>%
  mutate(treatment = "hi.water.int.N")
hi_lo_grwr <- grwr(hi_lo, t) %>%
  mutate(treatment = "hi.water.lo.N")

lo_hi_grwr <- grwr(lo_hi, t) %>%
  mutate(treatment = "lo.water.hi.N")
lo_int_grwr <- grwr(lo_int, t) %>%
  mutate(treatment = "lo.water.int.N")
lo_lo_grwr <- grwr(lo_lo, t) %>%
  mutate(treatment = "lo.water.lo.N")

consistent.out <- rbind(hi_hi_grwr, hi_int_grwr, hi_lo_grwr, lo_hi_grwr, lo_int_grwr, lo_lo_grwr) %>%
  mutate(treatment = as.factor(treatment))


consistent.grwr.out <- consistent.out %>%
  dplyr::select(invader, grwr, treatment, Cgrwc) %>%
  unique()  %>%
  mutate(grwrChesson = log(grwr)-log(Cgrwc)) %>%
  separate(treatment, c("water", "delete", "N", "delete2"))

## GRWR graph
consistent.grwr.out$N <- factor(consistent.grwr.out$N, levels = c("lo","int","hi"))
consistent.grwr.out$water <- factor(consistent.grwr.out$water, levels = c("lo","hi"))

ggplot(consistent.grwr.out, aes(x=N, y=grwrChesson, fill = water)) + 
  geom_bar(stat="identity", position = "dodge") + 
  facet_wrap(~invader) +
  ylab("Growth rate when rare") + xlab("N treatments") +
  scale_x_discrete(labels = c("Low","Intermediate","High")) +
  scale_fill_manual(name="Water treatments", labels = c("Dry","Wet"), 
                    values=c("grey80","grey40")) +
  theme(strip.text = element_text(face = "italic")) +
  geom_hline(yintercept = 0)

## Equilibrium graph
# Data manipulation
consistent.out <- rbind(hi_hi_grwr, hi_int_grwr, hi_lo_grwr, lo_hi_grwr, lo_int_grwr, lo_lo_grwr) %>%
  mutate(treatment = as.factor(treatment)) %>%
  separate(treatment, c("water", "delete", "N", "delete2")) %>%
  select(-delete,-delete2) %>%
  pivot_longer(c("Nf","Nl"),names_to="species",values_to = "abundance")

consistent.out$N <- factor(consistent.out$N, levels = c("lo","int","hi"))
consistent.out$water <- factor(consistent.out$water, levels = c("lo","hi"))
consistent.out$invader <- factor(consistent.out$invader, levels = c("Layia","Festuca"))
consistent.out$species <- factor(consistent.out$species, levels = c("Nf","Nl"))
cond.labs <- c("*Festuca* starting condition","*Layia* starting condition")
names(cond.labs) <- c("Layia","Festuca")
N.labs<- c("Low N","Intermediate N","High N")
names(N.labs) <- c("lo","int","hi")

# Graph
ggplot(consistent.out,aes(time,abundance,group=interaction(species,water))) + 
  geom_line(aes(color=water,linetype=species),size=1) + 
  facet_grid(invader~N,labeller = labeller(invader = cond.labs,N=N.labs)) +
  scale_linetype_discrete(name = "Species", labels = c("*Festuca*","*Layia*")) +
  scale_color_manual(name = "Water treatments",labels=c("Dry","Wet"),
                     values=c("grey80","grey40")) +
  xlab("Year") + ylab(expression(Count~(individuals~per~100~cm^{"2"}))) +
  theme(legend.text = element_markdown(),strip.text.y = element_markdown())
